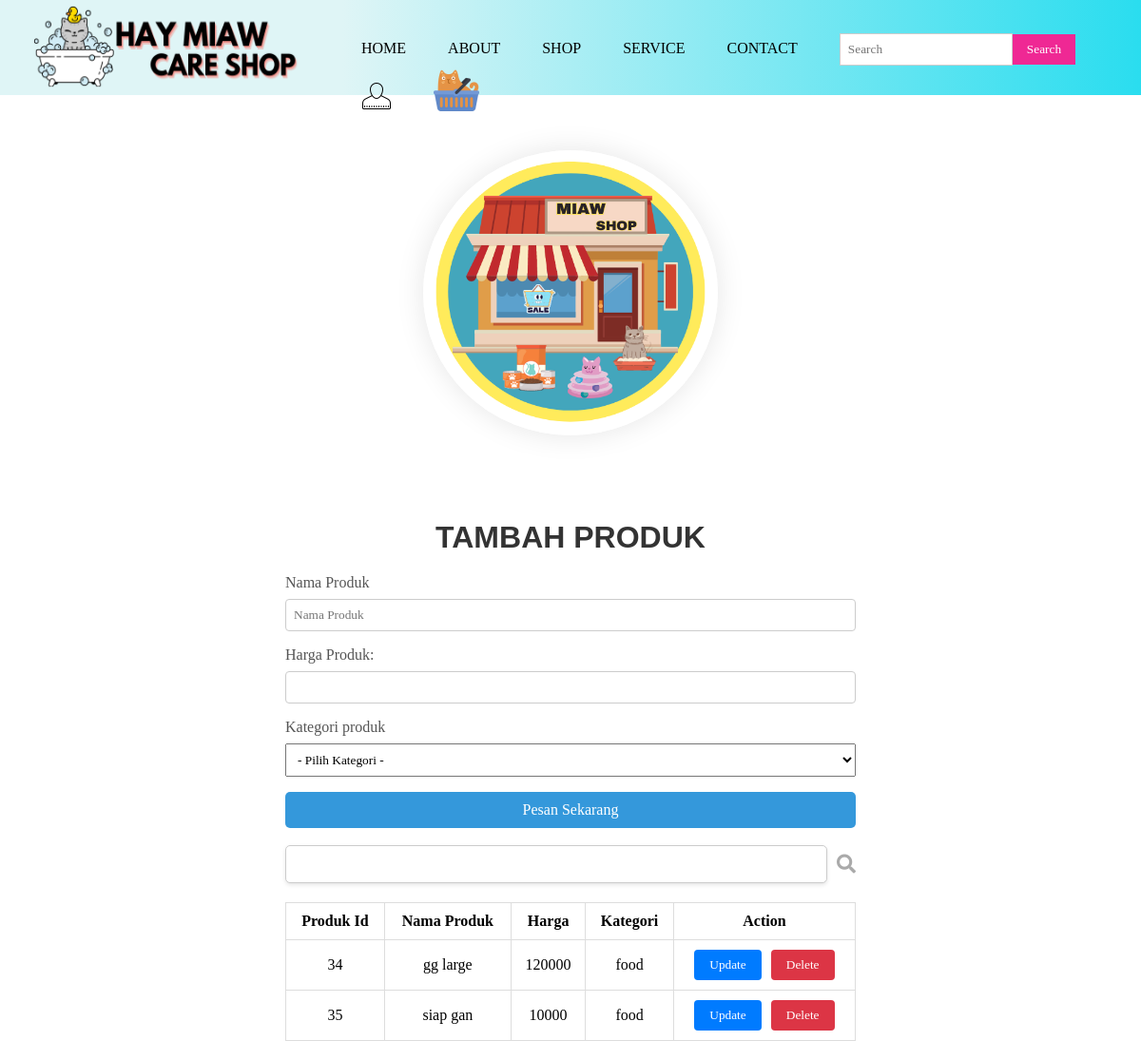
Screenshot of /daftarproduk.php (signed in) with the database file from the repository.
### tables this page shows
CREATE TABLE `produk` (
  `produk_id` int NOT NULL,
  `name` varchar(255) DEFAULT NULL,
  `harga` int DEFAULT NULL,
  `kategori_id` int DEFAULT NULL
);

CREATE TABLE `kategori` (
  `kategori_id` int NOT NULL,
  `name` varchar(255) DEFAULT NULL
);

### daftarproduk.php (the view, shortened to what this page needs)
<?php
include 'koneksi.php';
?>
<!DOCTYPE html>
<html>
<head>
    <link rel="stylesheet" href="style.css">
    <link rel="stylesheet" href="https://cdn.jsdelivr.net/npm/sweetalert2@11">
    <link rel="stylesheet" href="https://cdnjs.cloudflare.com/ajax/libs/font-awesome/5.15.4/css/all.min.css">
</head>
<body>
    <div class="navigasi">
        <div class="logo">
            <img src="images/logo.png" width="360" height="98">
        </div>
        <div class="menu">
            <ul>
                <li><a href="index.php">Home</a></li>
                <li><a href="about.php">About</a></li>
                <li class="submenu">
                    <a href="shop.php">SHOP</a>
                </li>
                <li class="submenu">
                    <a href="miaw.html">Service</a>
                </li>
                <li><a href="https://api.whatsapp.com/">Contact</a></li>
                <li class="search-box">
                    <form action="#" method="get">
                        <input type="text" name="query" placeholder="Search">
                        <button type="submit">Search</button>
                    </form>
                </li>
                <li class="submenuakun">
                    <img src="images/akun1.png"></a>
                </li>
                <li><a href="cart.php"><img src="images/cart.png"></a></li>
            </ul>
        </div>
        <div class="logoone">
            <img src="images/miaw3.png" width="310" height="300" loading="lazy" alt="" class="img">
        </div>
        <div class="pemesanan-produk">
            <center>
                <h1>TAMBAH PRODUK</h1>
            </center>
            <form class="form-group" id="order-form" method="post" action="controller/simpanproduk_controller.php">
                <label for="nama_produk">Nama Produk</label>
                <input id="nama_produk" type="text" name="nama_produk" placeholder="Nama Produk" required>
                <label for="harga">Harga Produk:</label>
                <input type="text" id="harga" name="harga" required>
                <label for="kategori_produk">Kategori produk</label>
                <select id="kategori_produk" name="kategori_produk" required>
                    <option value="0">- Pilih Kategori -</option>
                </select>
                <button id="kirim" type="submit" class="btn-primary">Pesan Sekarang</button>
            </form>
            <br>
            <div style="position: relative; display: flex; align-items: center;">
                <input type="search" class="search" name="search"
                    style="padding: 10px; border: 1px solid #ccc; border-radius: 5px; box-shadow: 0 2px 4px rgba(0, 0, 0, 0.1); font-size: 16px; width: 200px; flex: 1;">
                <span style="margin-left: 10px;">
                    <i style="color: #aaa; font-size: 20px; cursor: pointer;" class="fa fa-search"></i>
                </span>
            </div>
            <?php
            $query = "SELECT produk.*, kategori.name AS name_kategori FROM produk JOIN kategori ON produk.kategori_id = kategori.kategori_id;";
            $result = mysqli_query($conn, $query);
            ?>
            <table id="order-table">
                <thead>
                    <tr>
                        <th>Produk Id</th>
                        <th>Nama Produk</th>
                        <th>Harga</th>
                        <th>Kategori</th>
                        <th>Action</th>
                    </tr>
                </thead>
                <tbody>
                    <?php
                    if ($result) {
                        while ($row = mysqli_fetch_assoc($result)) {
                            echo '<tr>';
                            echo '<td>' . $row['produk_id'] . '</td>';
                            echo '<td>' . $row['name'] . '</td>';
                            echo '<td>' . $row['harga'] . '</td>';
                            echo '<td>' . $row['name_kategori'] . '</td>';
                            echo '<td>';
                            echo '<a href="updateproduk.php?' . http_build_query($row) . '"><button class="update-btn" style="padding: 8px 16px; background-color: #007BFF; color: #fff; border: none; border-radius: 4px;">Update</button></a>';
                            echo '<button class="delete-btn" onclick="deleteProduct(' . $row['produk_id'] . ')" style="padding: 8px 16px; background-color: #DC3545; color: #fff; border: none; border-radius: 4px;">Delete</button>';
                            echo '</td>';
                            echo '</tr>';
                        }
                    } else {
                        echo "Error: " . mysqli_error($conn);
                    }
                    ?>
                </tbody>
            </table>
</body>
</html>

### style.css (style rules this page uses)
* { margin:0; padding:0; font-family: time new roman; }
.navigasi { background-color: #DFF5F6; background-image: linear-gradient(90deg, #DFF5F6 30%,#2ADDEF); width:100%; height: 100px; }
.logo { float: left; }
.menu { margin-left: 1000x; padding-top: 35px; cursor: pointer; }
.menu ul li { list-style: none; display: inline-block; margin: 0 20px; position: relative; }
.menu ul li a { text-decoration: none; color: black; text-transform: uppercase; position: relative; }
.menu ul li a::after { content: ''; display: block; height: 2px; width: 0; background: #EF2894; transition: width 0.3s; }
.menu ul li::after { content: ''; height: 3px; width: 100%; background: transparent; position: absolute; left: 0; bottom: -10px; }
.search-box { margin-left: 20px; }
.search-box form { display: flex; align-items: center; }
.search-box input[type="text"] { padding: 8px; border: 1px solid #ccc; }
.search-box button { background-color: #EF2894; color: #fff; border: none; padding: 8px 15px; cursor: pointer; }
.logoone { text-align: center; padding: 35px; background-color:white ; margin-bottom: 10px; }
.img { border-radius: 90%; box-shadow: 0 0 30px rgba(0, 0, 0, 0.1); }
body { margin: 0; padding: 0; font-family: 'Roboto', sans-serif; }
.form-group { margin-top: 20px; }
.form-group label { display: block; margin-bottom: 8px; color: #555; }
.form-group input { width: 100%; padding: 8px; margin-bottom: 16px; box-sizing: border-box; border: 1px solid #ccc; border-radius: 4px; }
.btn-primary { display: block; width: 100%; padding: 10px; border: none; border-radius: 5px; background: #2ADDEF; box-sizing: border-box; cursor: pointer; outline: none; font-size: 16px; font-weight: 500; color: #fff; text-align: center; text-decoration: none; }
h1 { font-family: 'Arial', time new roman; color: #333; margin-top: 20px; }
.btn-primary { width: 100%; padding: 10px; border: none; border-radius: 5px; background: #2ADDEF; box-sizing: border-box; cursor: pointer; outline: none; font-size: 16px; font-weight: 500; color: #fff; text-align: center; text-decoration: none; margin-bottom: 8px; }
.btn-primary:last-child { margin-bottom: 0; }
.pemesanan-produk { max-width: 600px; margin: auto; padding: 20px; }
.form-group label { display: block; margin-bottom: 8px; }
.form-group input, .form-group select { width: 100%; padding: 8px; margin-bottom: 16px; box-sizing: border-box; }
.form-group button { background-color: #3498db; color: #fff; padding: 10px 15px; border: none; cursor: pointer; }
table { width: 100%; margin-top: 20px; border-collapse: collapse; }
table, th, td { border: 1px solid #ddd; }
th, td { padding: 10px; text-align: center; }

### rows the page displays
produk: produk_id "34", name "gg large", harga "120000", kategori.name "food"
produk: produk_id "35", name "siap gan", harga "10000", kategori.name "food"
